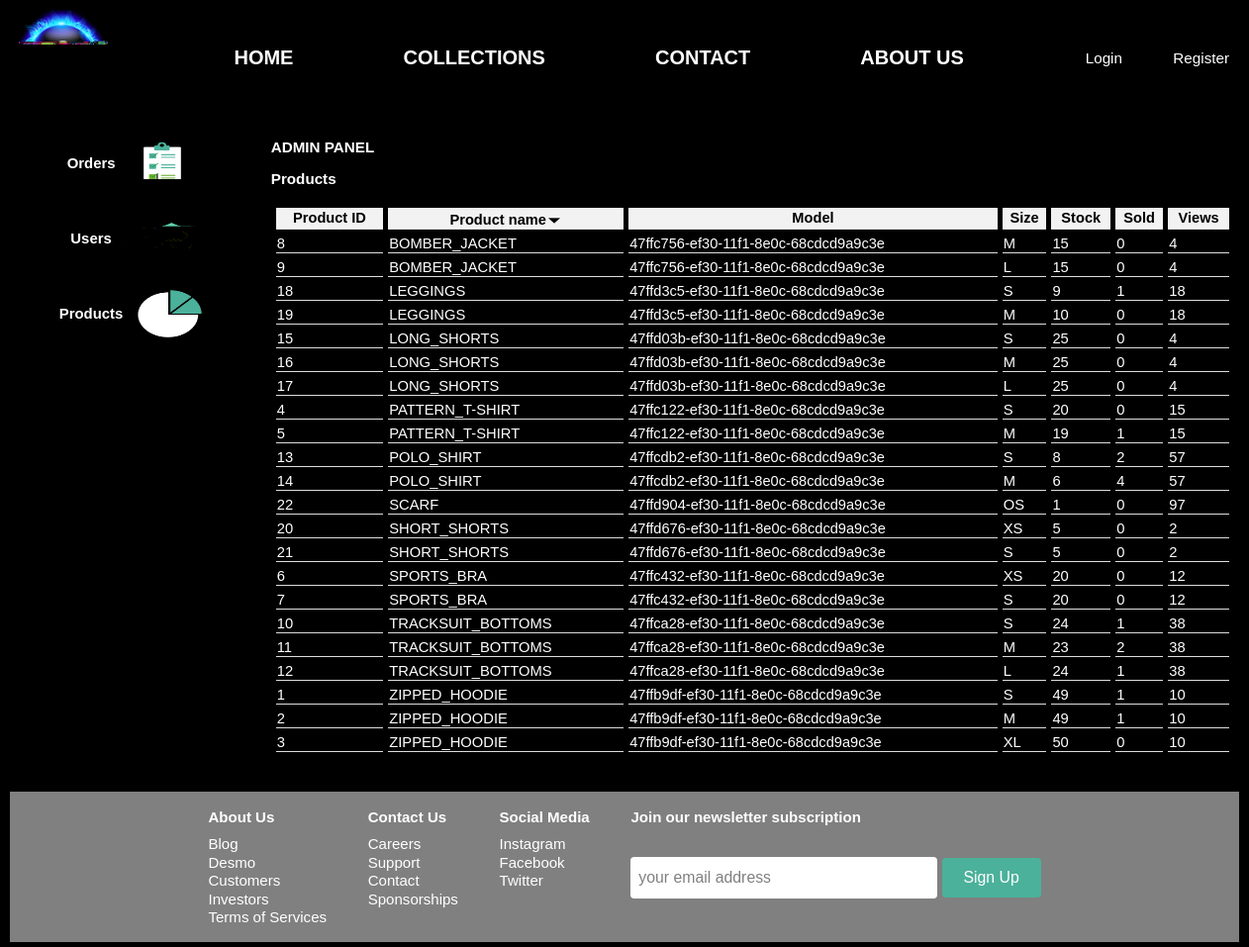
/admin/admin.php?admin_tab=products&products_sort=name (signed in), run on the app's committed database.
### tables this page shows
CREATE TABLE products (
    pid SMALLINT UNSIGNED NOT NULL AUTO_INCREMENT,
    model VARCHAR(48) NOT NULL,
    name VARCHAR(128) NOT NULL,
    category VARCHAR(32) NOT NULL,
    color VARCHAR(32),
    size CHAR(3) NOT NULL,                               
    gender CHAR(1) NOT NULL,                             
    price DOUBLE NOT NULL,
    stock INT DEFAULT 0,
    views INT DEFAULT 0,
    bought_all_time BIGINT DEFAULT 0,
    avg_rating DOUBLE DEFAULT 0,
    description TEXT,
    date_time DATETIME DEFAULT NOW(),
    PRIMARY KEY(pid)
);

### admin/scripts/products.php (the view, shortened to what this page needs)
<?php
    $query = "SELECT pid, name, model, size, stock, bought_all_time, views FROM products ORDER BY ";
    if(!isset($_GET['products_sort']))
        $query .=  "pid";
    else
    {
        switch($_SESSION['admin']['sort_selected'])
        {
            case "name":
                $query .=  "name";
                break;
        }
        if(isset($_SESSION['admin']['sort_state']))
        {
            $query .= ($_SESSION['admin']['sort_state'] ? " DESC" : " ASC");
        }
    }
    $sth = $db->prepare($query);
    $sth->execute();
    $products = $sth->fetchAll();
    echo "<table><tr>";
    $headings = array("Product ID", "Product name", "Model", "Size", "Stock", "Sold", "Views");
    $columns = array("pid", "name", "model", "size", "stock", "sold", "views");
    for($i=0;$i<count($headings);$i++)
    {
        echo "<th><a href=\"admin.php?admin_tab=products&products_sort=" . $columns[$i] . "\">" . $headings[$i];
        if(isset($_SESSION['admin']['sort_selected']))
        {
            if($_SESSION['admin']['sort_selected'] == $columns[$i])
            {
                if(isset($_SESSION['admin']['sort_state']))
                {
                    echo "<img class=\"sort-sym\" src=\"img/";
                    echo ($_SESSION['admin']['sort_state'] ? "sorting-arrow-down.png" : "sorting-arrow-up.png");
                    echo "\">";
                }
            }
        }
        echo "</a></th>";
    }
    echo "</tr>";
    foreach($products as $tmp)
    {
            echo "<tr>";
            echo "<td>" . $tmp['pid'] . "</td>";
            echo "<td>" . $tmp['name'] . "</td>";
            echo "<td><a href=\"/product/product.php?model=" . $tmp['model'] . "&size=" . $tmp['size'] . "\">" . $tmp['model'] . "</a></td>";
            echo "<td>" . $tmp['size'] . "</td>";
            echo "<td>" . ($tmp['stock'] ? $tmp['stock'] : "Out-of-stock") . "</td>";
            echo "<td>" . $tmp['bought_all_time'] . "</td>";
            echo "<td>" . $tmp['views'] . "</td>";
        echo "</tr>";
    }
    echo "</table>";
?>

### admin/admin.css (style rules this page uses)
body { margin: 0px; padding: 0px; }
* { background-color: black; color: white; font-family: sans-serif; font-size: 99%; }
a { color: white; text-decoration: none; }
table { border-spacing: 5px; table-layout: auto; width: 100%; }
th, td { border-bottom: 1px solid #ddd; }
th { background-color: #f2f2f2; color: black; }
th a,img { color: black; text-decoration: none; background-color: transparent; }
.sort-sym { width: 16px; height: 16px; }

### data on the page
products: pid "8", name "BOMBER_JACKET", model "47ffc756-ef30-11f1-8e0c-68cdcd9a9c3e", size "M", stock "15", bought_all_time "0", views "4"
products: pid "9", name "BOMBER_JACKET", model "47ffc756-ef30-11f1-8e0c-68cdcd9a9c3e", size "L", stock "15", bought_all_time "0", views "4"
products: pid "18", name "LEGGINGS", model "47ffd3c5-ef30-11f1-8e0c-68cdcd9a9c3e", size "S", stock "9", bought_all_time "1", views "18"
products: pid "19", name "LEGGINGS", model "47ffd3c5-ef30-11f1-8e0c-68cdcd9a9c3e", size "M", stock "10", bought_all_time "0", views "18"
products: pid "15", name "LONG_SHORTS", model "47ffd03b-ef30-11f1-8e0c-68cdcd9a9c3e", size "S", stock "25", bought_all_time "0", views "4"
products: pid "16", name "LONG_SHORTS", model "47ffd03b-ef30-11f1-8e0c-68cdcd9a9c3e", size "M", stock "25", bought_all_time "0", views "4"
products: pid "17", name "LONG_SHORTS", model "47ffd03b-ef30-11f1-8e0c-68cdcd9a9c3e", size "L", stock "25", bought_all_time "0", views "4"
products: pid "4", name "PATTERN_T-SHIRT", model "47ffc122-ef30-11f1-8e0c-68cdcd9a9c3e", size "S", stock "20", bought_all_time "0", views "15"
products: pid "5", name "PATTERN_T-SHIRT", model "47ffc122-ef30-11f1-8e0c-68cdcd9a9c3e", size "M", stock "19", bought_all_time "1", views "15"
products: pid "13", name "POLO_SHIRT", model "47ffcdb2-ef30-11f1-8e0c-68cdcd9a9c3e", size "S", stock "8", bought_all_time "2", views "57"
products: pid "14", name "POLO_SHIRT", model "47ffcdb2-ef30-11f1-8e0c-68cdcd9a9c3e", size "M", stock "6", bought_all_time "4", views "57"
products: pid "22", name "SCARF", model "47ffd904-ef30-11f1-8e0c-68cdcd9a9c3e", size "OS", stock "1", bought_all_time "0", views "97"
products: pid "20", name "SHORT_SHORTS", model "47ffd676-ef30-11f1-8e0c-68cdcd9a9c3e", size "XS", stock "5", bought_all_time "0", views "2"
products: pid "21", name "SHORT_SHORTS", model "47ffd676-ef30-11f1-8e0c-68cdcd9a9c3e", size "S", stock "5", bought_all_time "0", views "2"
products: pid "6", name "SPORTS_BRA", model "47ffc432-ef30-11f1-8e0c-68cdcd9a9c3e", size "XS", stock "20", bought_all_time "0", views "12"
products: pid "7", name "SPORTS_BRA", model "47ffc432-ef30-11f1-8e0c-68cdcd9a9c3e", size "S", stock "20", bought_all_time "0", views "12"
products: pid "10", name "TRACKSUIT_BOTTOMS", model "47ffca28-ef30-11f1-8e0c-68cdcd9a9c3e", size "S", stock "24", bought_all_time "1", views "38"
products: pid "11", name "TRACKSUIT_BOTTOMS", model "47ffca28-ef30-11f1-8e0c-68cdcd9a9c3e", size "M", stock "23", bought_all_time "2", views "38"
products: pid "12", name "TRACKSUIT_BOTTOMS", model "47ffca28-ef30-11f1-8e0c-68cdcd9a9c3e", size "L", stock "24", bought_all_time "1", views "38"
products: pid "1", name "ZIPPED_HOODIE", model "47ffb9df-ef30-11f1-8e0c-68cdcd9a9c3e", size "S", stock "49", bought_all_time "1", views "10"
products: pid "2", name "ZIPPED_HOODIE", model "47ffb9df-ef30-11f1-8e0c-68cdcd9a9c3e", size "M", stock "49", bought_all_time "1", views "10"
products: pid "3", name "ZIPPED_HOODIE", model "47ffb9df-ef30-11f1-8e0c-68cdcd9a9c3e", size "XL", stock "50", bought_all_time "0", views "10"

### other printed values
$_SESSION['admin']['tab_selected'] "Products"
$headings[$i] "Product ID"
$headings[$i] "Product name"
$headings[$i] "Model"
$headings[$i] "Size"
$headings[$i] "Stock"
$headings[$i] "Sold"
$headings[$i] "Views"
